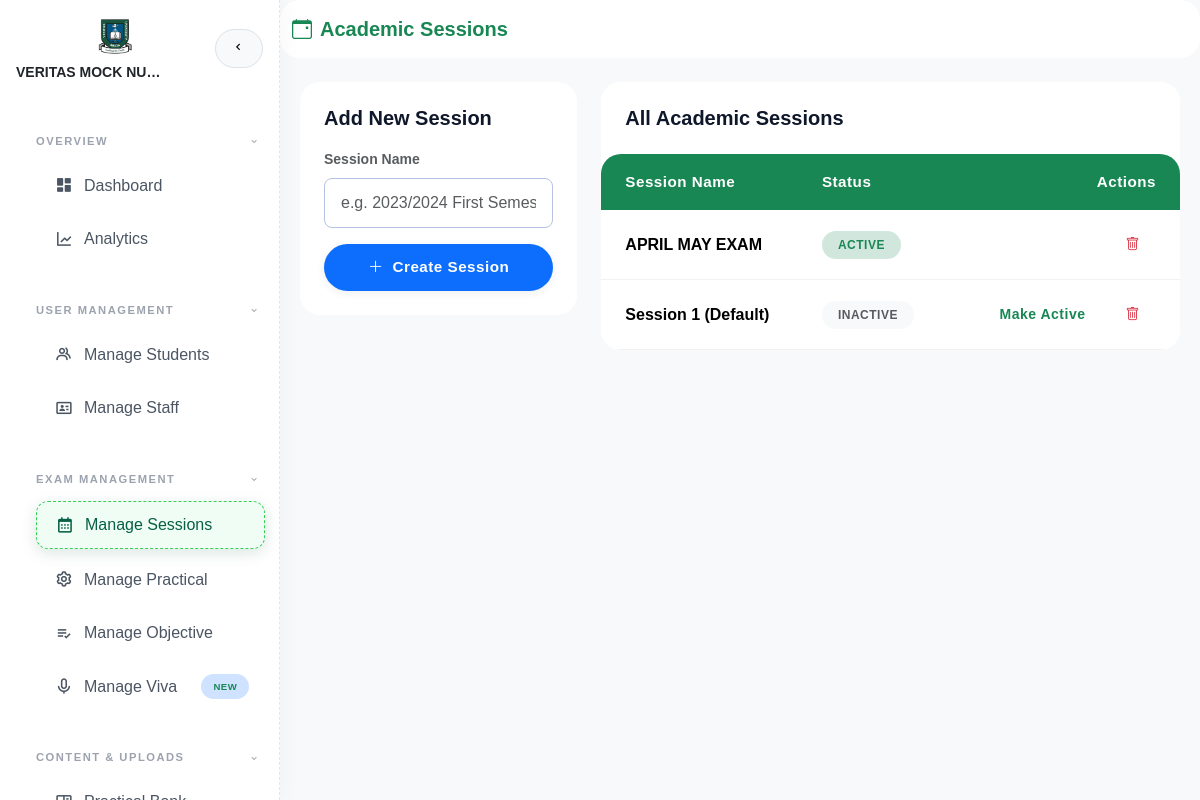
The page /admin_sessions.php (signed in) on the database its author committed.
### tables this page shows
CREATE TABLE `academic_sessions` (
  `id` int(11) NOT NULL AUTO_INCREMENT,
  `session_name` varchar(100) NOT NULL,
  `is_active` tinyint(1) DEFAULT 0,
  `created_at` timestamp NOT NULL DEFAULT current_timestamp(),
  PRIMARY KEY (`id`)
);

### admin_sessions.php (the view, shortened to what this page needs)
<?php
require 'db.php';
$sessions = $db->query("SELECT * FROM academic_sessions ORDER BY id DESC")->fetchAll(PDO::FETCH_ASSOC);
?>
<!DOCTYPE html>
<html lang="en">
<head>
    <link href="assets/css/bootstrap.min.css" rel="stylesheet">
    <link href="https://cdn.jsdelivr.net/npm/bootstrap-icons@1.11.3/font/bootstrap-icons.min.css" rel="stylesheet">
    <link href="https://unpkg.com/boxicons@2.1.4/css/boxicons.min.css" rel="stylesheet">
    <link href="style_enhanced.css" rel="stylesheet">
</head>
<body class="bg-light">
    <?php include 'admin_sidebar.php'; ?>
    <div class="main-content">
        <nav class="navbar navbar-light bg-white shadow-sm mb-4">
            <div class="container-fluid">
                <span class="navbar-brand fw-bold text-primary"><i class="bi bi-calendar-event me-2"></i>Academic Sessions</span>
            </div>
        </nav>
        <div class="container-xl">
            <div class="row g-4">
                <div class="col-md-4">
                    <div class="card border-0 shadow-sm rounded-4 p-4">
                        <h5 class="fw-bold mb-3">Add New Session</h5>
                        <form method="post">
                            <div class="mb-3">
                                <label class="form-label small fw-bold text-muted">Session Name</label>
                                <input type="text" name="session_name" class="form-control rounded-3" placeholder="e.g. 2023/2024 First Semester" required>
                            </div>
                            <button type="submit" name="create_session" class="btn btn-primary w-100 rounded-pill fw-bold">
                                <i class="bi bi-plus-lg me-1"></i> Create Session
                            </button>
                        </form>
                    </div>
                </div>
                <div class="col-md-8">
                    <div class="card border-0 shadow-sm rounded-4 overflow-hidden">
                        <div class="card-header bg-white border-0 p-4">
                            <h5 class="mb-0 fw-bold">All Academic Sessions</h5>
                        </div>
                        <div class="table-responsive">
                            <table class="table table-hover align-middle mb-0">
                                <thead class="bg-light text-muted small uppercase">
                                    <tr>
                                        <th class="ps-4">Session Name</th>
                                        <th>Status</th>
                                        <th class="text-end pe-4">Actions</th>
                                    </tr>
                                </thead>
                                <tbody>
                                    <?php foreach ($sessions as $s): ?>
                                    <tr>
                                        <td class="ps-4 fw-bold"><?= htmlspecialchars($s['session_name']) ?></td>
                                        <td>
                                            <?php if ($s['is_active']): ?>
                                                <span class="badge bg-success-subtle text-success rounded-pill px-3">ACTIVE</span>
                                            <?php else: ?>
                                                <span class="badge bg-light text-muted rounded-pill px-3">INACTIVE</span>
                                            <?php endif; ?>
                                        </td>
                                        <td class="text-end pe-4">
                                            <div class="d-flex justify-content-end gap-2">
                                                <?php if (!$s['is_active']): ?>
                                                <form method="post" class="d-inline">
                                                    <button type="submit" name="set_active" class="btn btn-sm btn-outline-success rounded-pill px-3">Make Active</button>
                                                </form>
                                                <?php endif; ?>
                                                <form method="post" class="d-inline" onsubmit="return confirm('Delete this session?')">
                                                    <button type="submit" name="delete_session" class="btn btn-sm btn-outline-danger border-0"><i class="bi bi-trash"></i></button>
                                                </form>
                                            </div>
                                        </td>
                                    </tr>
                                    <?php endforeach; ?>
                                </tbody>
                            </table>
                        </div>
                    </div>
                </div>
            </div>
        </div>
    </div>
</body>
</html>

### style_enhanced.css (style rules this page uses)
:root { --primary-color: #198754; --primary-light: #1e7e4a; --primary-gradient: linear-gradient(135deg, #198754 0%, #1e7e4a 100%); --secondary-color: #e8f5e9; --accent-color: #f59e0b; --success-color: #22c55e; --warning-color: #f59e0b; --danger-color: #ef4444; --dark-color: #0f172a; --light-color: #ffffff; --glass-bg: rgba(255, 255, 255, 0.75); --glass-border: rgba(255, 255, 255, 0.4); --border-radius: 1.25rem; --shadow-sm: 0 4px 6px -1px rgba(0, 0, 0, 0.1), 0 2px 4px -1px rgba(0, 0, 0, 0.06); --shadow-md: 0 10px 15px -3px rgba(0, 0, 0, 0.1), 0 4px 6px -2px rgba(0, 0, 0, 0.05); --shadow-lg: 0 20px 25px -5px rgba(0, 0, 0, 0.1), 0 10px 10px -5px rgba(0, 0, 0, 0.04); --background: #f8fafc; --text-main: #1e293b; --text-muted: #64748b; --transition: all 0.4s cubic-bezier(0.4, 0, 0.2, 1); }
* { box-sizing: border-box; }
html, body { height: 100%; margin: 0; padding: 0; }
body { background: var(--background); color: var(--text-color); font-family: 'Segoe UI', 'Roboto', Arial, sans-serif; min-height: 100vh; display: flex; flex-direction: column; line-height: 1.6; }
.main-content { flex: 1 0 auto; }
.navbar { position: sticky; top: 0; z-index: 1030; background: rgba(255, 255, 255, 0.95) !important; backdrop-filter: blur(10px); border-bottom: 1px solid rgba(0,0,0,0.05); box-shadow: 0 2px 12px rgba(80,112,255,0.08); }
.card, .shadow, .shadow-sm { border-radius: var(--border-radius) !important; box-shadow: var(--shadow) !important; border: none; transition: var(--transition); }
.container-xl { max-width: 1400px; margin: 0 auto; padding: 0 20px; }
@media (min-width: 1200px) { .container-xl { max-width: 1400px; } }
@media (min-width: 992px) { .container-xl { max-width: 1200px; } }
h1, h2, h3, h4, h5, h6 { font-weight: 700; color: var(--dark-color); margin-bottom: 1rem; }
h5 { font-size: 1.25rem; }
.btn { border-radius: 2rem; font-weight: 600; letter-spacing: 0.5px; transition: var(--transition); border: none; padding: 0.75rem 1.5rem; font-size: 0.95rem; }
.btn-primary, .btn-success { box-shadow: 0 2px 8px rgba(9, 44, 25, 0.08); }
.btn-outline-danger { border-radius: 2rem; font-weight: 500; }
.btn-sm { padding: 0.5rem 1rem; font-size: 0.875rem; }
input.form-control, select.form-control, textarea.form-control { border-radius: 1.5rem; border: 1px solid #b6c2e2; padding: 0.75rem 1rem; font-size: 1rem; transition: var(--transition); }
.form-label { font-weight: 500; color: var(--dark-color); margin-bottom: 0.5rem; }
::placeholder { color: #b6c2e2; }
@media (min-width: 992px) { .main-content { margin-left: 280px; width: calc(100% - 280px); min-height: 100vh; } }
.main-content { transition: all 0.4s cubic-bezier(0.4, 0, 0.2, 1); }
.table { border-radius: var(--border-radius); overflow: hidden; box-shadow: var(--shadow); }
.table th { background: var(--primary-color); color: white; font-weight: 600; border: none; padding: 1rem; text-align: left; font-size: 0.95rem; letter-spacing: 0.5px; }
.table td { padding: 1rem; border-bottom: 1px solid rgba(0,0,0,0.05); vertical-align: middle; }
.badge { font-size: 0.75rem; font-weight: 600; padding: 0.5rem 0.75rem; border-radius: 1rem; letter-spacing: 0.5px; }
.card, .navbar, .table, .modal-content, .form-control, .dropdown-menu { background-color: var(--light-color) !important; color: var(--text-color) !important; }
:root { --primary-color: #198754; --secondary-color: #f8fafc; --accent-color: #1e7e4a; --success-color: #198754; --warning-color: #f59e0b; --danger-color: #dc3545; }
body { background-color: #f8fafc; font-family: 'Outfit', sans-serif !important; }
.text-primary { color: #198754 !important; }

### rows shown on the page
academic_sessions: session_name "APRIL MAY EXAM", is_active "ACTIVE"
academic_sessions: session_name "Session 1 (Default)", is_active "INACTIVE"

### other values the page prints
$admin_title "VERITAS MOCK NU…"
